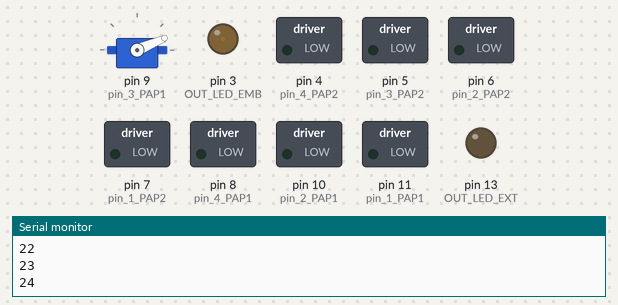
Bench run of a sketch on a simulated Arduino Uno, built with avr-gcc and run on an emulated ATmega328P. Shown: servo, switched loads named in the sketch (green lamp = pin HIGH), output pins drawn as LEDs (lit = HIGH), the last lines printed to the serial monitor.

Above: at 0.05 s.
At 0.8 s:
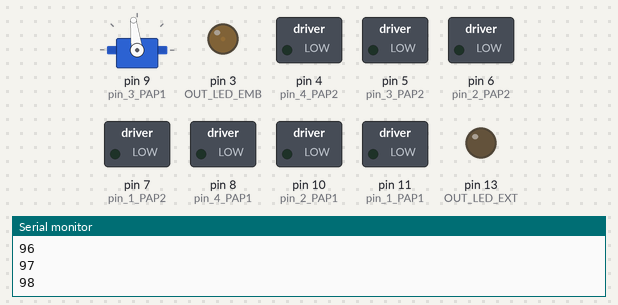
At 1.55 s:
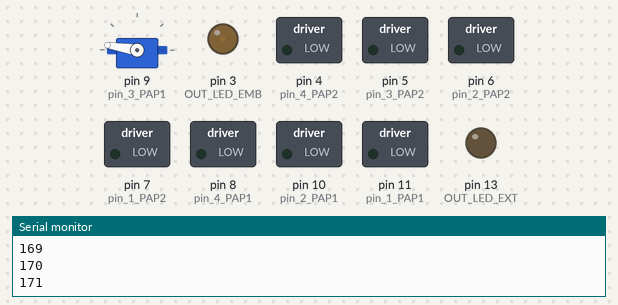
At 3.1 s:
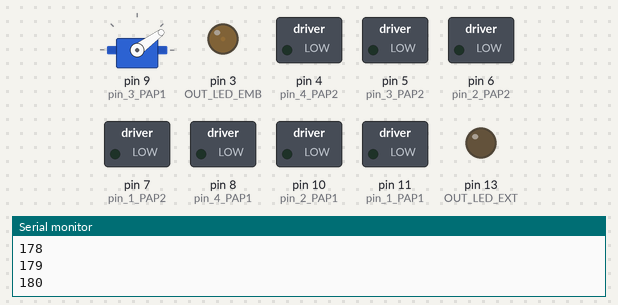
Timing chart, 0 to 7.5 s (numbered marks = the images above):
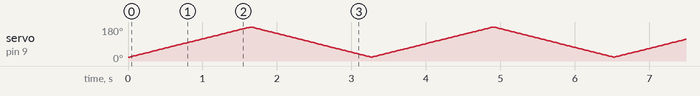

The sketch:

main.ino
```cpp
#include <string.h>
#include <Servo.h>
#include "COLOR.h"

#define CALIBRAR 0
#define CLASIFICAR 1

Servo servoMotor;

int wait = 5;
int btn_pin = 12;
int state = CALIBRAR;

String leeCadena;

int pin_1_PAP1 = 11;
int pin_2_PAP1 = 10;
int pin_3_PAP1 = 9;
int pin_4_PAP1 = 8;
int dato_rx_PAP1;
int numero_pasos_PAP1 = 0;
int valor_pp_PAP1;
int potenciometro_PAP1 = 0;
int valor_potenciometro_PAP1;

int pin_1_PAP2 = 7;
int pin_2_PAP2 = 6;
int pin_3_PAP2 = 5;
int pin_4_PAP2 = 4;
int dato_rx_PAP2;
int numero_pasos_PAP2 = 0;
int valor_pp_PAP2;
int potenciometro_PAP2 = 1;
int valor_potenciometro_PAP2;

void setup() {
  Serial.begin(9600);
  COLOR_init();

  pinMode(pin_1_PAP1, OUTPUT);    // Pin 11 conectar a IN4
  pinMode(pin_2_PAP1, OUTPUT);    // Pin 10 conectar a IN3
  pinMode(pin_3_PAP1, OUTPUT);     // Pin 9 conectar a IN2
  pinMode(pin_4_PAP1, OUTPUT);     // Pin 8 conectar a IN1

  pinMode(pin_1_PAP2, OUTPUT);    // Pin 7 conectar a IN4
  pinMode(pin_2_PAP2, OUTPUT);    // Pin 6 conectar a IN3
  pinMode(pin_3_PAP2, OUTPUT);     // Pin 5 conectar a IN2
  pinMode(pin_4_PAP2, OUTPUT);     // Pin 4 conectar a IN1

  pinMode(btn_pin, INPUT);

  servoMotor.attach(9);
  servoMotor.write(180);
}

void loop() {
//  actualizar_btn();
//  Serial. println(state);
//
//  if (state == CALIBRAR) {
//    valor_potenciometro_PAP2 = map(analogRead(potenciometro_PAP2), 0, 1023, 0, 360);
//
//    if (valor_potenciometro_PAP2 != dato_rx_PAP2) {
//      dato_rx_PAP2 = (valor_potenciometro_PAP2 * 1.4222222222);
//
//      while (dato_rx_PAP2 > numero_pasos_PAP2) {
//        paso_izq(pin_1_PAP2, pin_2_PAP2, pin_3_PAP2, pin_4_PAP2);
//        numero_pasos_PAP2 = numero_pasos_PAP2 + 1;
//      }
//
//      while (dato_rx_PAP2 < numero_pasos_PAP2) {
//        paso_der(pin_1_PAP2, pin_2_PAP2, pin_3_PAP2, pin_4_PAP2);
//        numero_pasos_PAP2 = numero_pasos_PAP2 - 1;
//      }
//
//      apagado(pin_1_PAP2, pin_2_PAP2, pin_3_PAP2, pin_4_PAP2);
//    }
//
//    delay(800);
//
//  } else if (state == CLASIFICAR) {
//    sum_90();
//    delay(1000);

    for (int i = 20; i <= 180; i++) {
      Serial.println(i);
      servoMotor.write(i);
      delay(10);
    }

    for (int i = 180 ; i > 20l
    ; i--) {
      servoMotor.write(i);
      delay(10);
    }

//    RGB_t c = COLOR_getRGB();
//    Serial.println (COLOR_getColorName());

//
//    while (Serial.available()) {
//      char c  = Serial.read();
//      leeCadena += c;
//    }
//
//    if (leeCadena.length()>0){
//      dato_rx_PAP1 = leeCadena.toInt();
//      Serial.print(dato_rx_PAP1);
//      Serial.println("Grados");
//      delay(wait);
//      dato_rx_PAP1 = (dato_rx_PAP1 * 1.4222222222);
//    }
//
//    while (dato_rx_PAP1 > numero_pasos_PAP1){
//      paso_izq(pin_1_PAP1, pin_2_PAP1, pin_3_PAP1, pin_4_PAP1);
//      numero_pasos_PAP1 = numero_pasos_PAP1 + 1;
//    }
//
//    while (dato_rx_PAP1 < numero_pasos_PAP1){
//      paso_der(pin_1_PAP1, pin_2_PAP1, pin_3_PAP1, pin_4_PAP1);
//      numero_pasos_PAP1 = numero_pasos_PAP1 - 1;
//    }
//
//    leeCadena = "";
//    apagado(pin_1_PAP1, pin_2_PAP1, pin_3_PAP1, pin_4_PAP1);
//  }
}

void actualizar_btn() {
  if (digitalRead(btn_pin) == HIGH && state == CALIBRAR) {
    state = CLASIFICAR;
  }
}

void sum_90() {
  dato_rx_PAP2 += 90;
  delay(wait);
  valor_pp_PAP2 = (dato_rx_PAP2 * 1.4222222222);

  while (valor_pp_PAP2 > numero_pasos_PAP2) {
    paso_izq(pin_1_PAP2, pin_2_PAP2, pin_3_PAP2, pin_4_PAP2);
    numero_pasos_PAP2 = numero_pasos_PAP2 + 1;
  }

  while (valor_pp_PAP2 < numero_pasos_PAP2) {
    paso_der(pin_1_PAP2, pin_2_PAP2, pin_3_PAP2, pin_4_PAP2);
    numero_pasos_PAP2 = numero_pasos_PAP2 - 1;
  }

  apagado(pin_1_PAP2, pin_2_PAP2, pin_3_PAP2, pin_4_PAP2);
}

void paso_der(int pin_1, int pin_2, int pin_3, int pin_4) {
  digitalWrite(pin_1, LOW);
  digitalWrite(pin_2, LOW);
  digitalWrite(pin_3, HIGH);
  digitalWrite(pin_4, HIGH);
  delay(wait);
  digitalWrite(pin_1, LOW);
  digitalWrite(pin_2, HIGH);
  digitalWrite(pin_3, HIGH);
  digitalWrite(pin_4, LOW);
  delay(wait);
  digitalWrite(pin_1, HIGH);
  digitalWrite(pin_2, HIGH);
  digitalWrite(pin_3, LOW);
  digitalWrite(pin_4, LOW);
  delay(wait);
  digitalWrite(pin_1, HIGH);
  digitalWrite(pin_2, LOW);
  digitalWrite(pin_3, LOW);
  digitalWrite(pin_4, HIGH);
  delay(wait);
}

void paso_izq(int pin_1, int pin_2, int pin_3, int pin_4) {
  digitalWrite(pin_1, HIGH);
  digitalWrite(pin_2, HIGH);
  digitalWrite(pin_3, LOW);
  digitalWrite(pin_4, LOW);
  delay(wait);
  digitalWrite(pin_1, LOW);
  digitalWrite(pin_2, HIGH);
  digitalWrite(pin_3, HIGH);
  digitalWrite(pin_4, LOW);
  delay(wait);
  digitalWrite(pin_1, LOW);
  digitalWrite(pin_2, LOW);
  digitalWrite(pin_3, HIGH);
  digitalWrite(pin_4, HIGH);
  delay(wait);
  digitalWrite(pin_1, HIGH);
  digitalWrite(pin_2, LOW);
  digitalWrite(pin_3, LOW);
  digitalWrite(pin_4, HIGH);
  delay(wait);
}

void apagado(int pin_1, int pin_2, int pin_3, int pin_4) {
  digitalWrite(pin_1, LOW);
  digitalWrite(pin_2, LOW);
  digitalWrite(pin_3, LOW);
  digitalWrite(pin_4, LOW);
}
```

COLOR.cpp
```cpp
#include "COLOR.h"
#include "Adafruit_TCS34725.h"
#include "ColorConverterLib.h"

Adafruit_TCS34725 colorSensor = Adafruit_TCS34725( TCS34725_INTEGRATIONTIME_50MS, TCS34725_GAIN_1X );

const int COLOR_HUE[] = { MAX_HUE_ROJO, MAX_HUE_NARANJA, MAX_HUE_AMARILLO, MAX_HUE_VERDE, MAX_HUE_AZUL,  MAX_HUE_VIOLETA, MAX_HUE_ROJO_2};
const int COLOR_ARRAY_LENGTH = sizeof (COLOR_HUE ) / sizeof (int );
// Es importante que Blanco, Negro y Gris sean los primeros tres! Si se desea modificar hay que cambiar los defines "INDEX_OF"
// Los colores deben estar en el mismo orden que están en COLOR_HUE
const char* COLOR_NAME[] = { "BLANCO", "NEGRO", "GRIS", "ROJO", "NARANJA", "AMARILLO", "VERDE", "AZUL", "VIOLETA", "ROJO"};

/* Es necesario llamar esta función en setup() para inicializar el sensor */
void COLOR_init( ){
      //configuración de inputs y outputs
    pinMode(OUT_LED_EMB, OUTPUT);
    pinMode(OUT_LED_EXT, OUTPUT);

    //leds inician apagados
    analogWrite(OUT_LED_EMB, LED_OFF);
    analogWrite(OUT_LED_EXT, LED_OFF);

    colorSensor.begin( );
}

/* Esta función es la más directa de usar. Simplemente entrega el nombre del color luego de observarlo*/
char * COLOR_getColorName(){
    RGB_t colorInRGB = COLOR_getRGB();
    HSL_t colorInHSL = COLOR_getHSLfromRGB( colorInRGB );
    int index = COLOR_getIndex( colorInHSL );
    return COLOR_getNameFromIndex(index);
}

/* Esta función devuelve un nombre amigable del color que se le pasa.
 Toma como entrada el índice del color dentro de COLOR_HUE[] */
char* COLOR_getNameFromIndex( int p_index ){
    if( p_index >= 0 && p_index < sizeof(COLOR_NAME) ) return COLOR_NAME[ p_index ];
    return "DESCONOCIDO";
}

/**
 * Esta función devulve el índice del array de tonos (COLOR_HUE)
 */
int COLOR_getIndex( HSL_t p_hsl ){
    // Si los parámetros caen dentro de la escala de grises
    if( p_hsl.luminosity >= LUMINOSITY_MIN_BLANCO && p_hsl.saturation < SATURATION_MAX_BLANCO ){
        return INDEX_OF_NAME_BLANCO;
    }
    if( p_hsl.luminosity < LUMINOSITY_MAX_NEGRO && p_hsl.saturation < SATURATION_MAX_NEGRO ){
        return INDEX_OF_NAME_NEGRO;
    }
    if( p_hsl.luminosity < LUMINOSITY_MAX_GRIS && p_hsl.saturation < SATURATION_MAX_GRIS ){
        return INDEX_OF_NAME_GRIS;
    }
    // Dependiendo del hue devuelve el color correspondiente del array de colores
    Serial.println(p_hsl.hue);
    for( int i = 0; i < COLOR_ARRAY_LENGTH; i++ ){
        if( p_hsl.hue <= COLOR_HUE[i] ){
            return i + INDEX_START_OF_COLORS;
        }
    }
    return UNKOWN_COLOR;
}

/**
   Transforma del modelo de color RGB al modelo HSL
 */
HSL_t COLOR_getHSLfromRGB( RGB_t p_rgb ){

    double hue;
    double saturation;
    double luminosity;
    ColorConverter::RgbToHsl(
                              static_cast < uint8_t > ( p_rgb.red ),
                              static_cast < uint8_t > ( p_rgb.green ),
                              static_cast < uint8_t > ( p_rgb.blue ),
                              hue, saturation, luminosity );

    HSL_t hsl;
    hsl.hue = hue * H_CONVERTER;
    hsl.saturation = saturation * LS_CONVERTER;
    hsl.luminosity = luminosity * LS_CONVERTER;

    return hsl;
}


/**
   Obtiene el color RGB del Sensor
 */
RGB_t COLOR_getRGB( ){

    uint16_t white;
    uint16_t red;
    uint16_t green;
    uint16_t blue;

    //Apagar el led de iluminacion integrado al sensor de color
    colorSensor.setInterrupt( false );
    analogWrite(OUT_LED_EMB, LED_EMB_ON);
    analogWrite(OUT_LED_EXT, LED_EXT_ON);

    // Toma al menos 60ms obtener un color
    delay( 60 );

    //Obtenemos los colores del sensor
    colorSensor.getRawData( &red, &green, &blue, &white );

    //Encender el led integrado al sensor de color
    colorSensor.setInterrupt( true );

    analogWrite(OUT_LED_EMB, LED_OFF);
    analogWrite(OUT_LED_EXT, LED_OFF);

    // Obtener Codigo RGB
    RGB_t rgb;
    rgb.red = ( ( ( float ) red / white ) ) * CHAR_MAX_VAL;
    rgb.green = ( ( ( float ) green / white ) ) * CHAR_MAX_VAL;
    rgb.blue = ( ( float ) blue / white ) * CHAR_MAX_VAL;
    Serial.print (String(rgb.red) + ", ");
    Serial.print(String(rgb.green)+ ", ");
    Serial.println(String(rgb.blue));
    return rgb;
}
```

COLOR.h
```cpp
#ifndef COLOR_H
#define COLOR_H

// pines donde están conectados los leds
#define OUT_LED_EMB 3 // led embebido en el sensor
#define OUT_LED_EXT 13 // led externo


// intensidad de los leds. 0 es apagado, 255 es la máxima intensidad.
#define LED_OFF 1
#define LED_EMB_ON 0
#define LED_EXT_ON 0


#define MAX_HUE_ROJO 14
#define MAX_HUE_NARANJA 30
#define MAX_HUE_AMARILLO 60
#define MAX_HUE_VERDE 150
#define MAX_HUE_AZUL 270
#define MAX_HUE_VIOLETA 355
#define MAX_HUE_ROJO_2 360

#define INDEX_OF_NAME_BLANCO 0
#define INDEX_OF_NAME_NEGRO 1
#define INDEX_OF_NAME_GRIS 2
#define INDEX_START_OF_COLORS 3

#define LUMINOSITY_MIN_BLANCO 31
#define LUMINOSITY_MAX_NEGRO LUMINOSITY_MIN_BLANCO
#define LUMINOSITY_MAX_GRIS LUMINOSITY_MAX_NEGRO
#define SATURATION_MAX_BLANCO 11
#define SATURATION_MAX_NEGRO 20
#define SATURATION_MAX_GRIS 15

#define H_CONVERTER 360.0
#define LS_CONVERTER 100.0

#define CHAR_MAX_VAL 255

#define UNKOWN_COLOR -1

/**
 * Estructura para almacenar la informacion RGB del color
 */
typedef struct{
    float red;
    float green;
    float blue;
} RGB_t;

/**
 * Estructura para almacenar la informacion HSL del color
 */
typedef struct{
    double hue;
    double saturation;
    double luminosity;
} HSL_t;


void COLOR_init( );
char * COLOR_getColorName();
char* COLOR_getNameFromIndex( int p_index );
int COLOR_getIndex( HSL_t p_hsl );
RGB_t COLOR_getRGB( );
HSL_t COLOR_getHSLfromRGB( RGB_t p_rgb );

#endif /* COLOR_H */
```

ColorConverterLib.cpp
```cpp
// (licence header left out)
#include "ColorConverterLib.h"

void ColorConverter::RgbToHsv(uint8_t red, uint8_t green, uint8_t blue, double& hue, double& saturation, double& value)
{
	auto rd = static_cast<double>(red) / 255;
	auto gd = static_cast<double>(green) / 255;
	auto bd = static_cast<double>(blue) / 255;
	auto max = threeway_max(rd, gd, bd), min = threeway_min(rd, gd, bd);

	value = max;

	auto d = max - min;
	saturation = max == 0 ? 0 : d / max;

	hue = 0;
	if (max != min)
	{
		if (max == rd)
		{
			hue = (gd - bd) / d + (gd < bd ? 6 : 0);
		}
		else if (max == gd)
		{
			hue = (bd - rd) / d + 2;
		}
		else if (max == bd)
		{
			hue = (rd - gd) / d + 4;
		}
		hue /= 6;
	}
}


void ColorConverter::RgbToHsl(uint8_t red, uint8_t green, uint8_t blue, double& hue, double& saturation, double& lighting)
{
	auto rd = static_cast<double>(red) / 255;
	auto gd = static_cast<double>(green) / 255;
	auto bd = static_cast<double>(blue) / 255;

	auto max = threeway_max(rd, gd, bd);
	auto min = threeway_min(rd, gd, bd);

	double h, s, l = (max + min) / 2;

	if (max == min)
	{
		h = s = 0; // achromatic
	}
	else
	{
		auto d = max - min;
		s = l > 0.5 ? d / (2 - max - min) : d / (max + min);
		if (max == rd)
		{
			h = (gd - bd) / d + (gd < bd ? 6 : 0);
		}
		else if (max == gd)
		{
			h = (bd - rd) / d + 2;
		}
		else if (max == bd)
		{
			h = (rd - gd) / d + 4;
		}
		h /= 6;
	}

	hue = h;
	saturation = s;
	lighting = l;
}

void ColorConverter::HsvToRgb(double hue, double saturation, double value, uint8_t& red, uint8_t& green, uint8_t& blue)
{
	double r, g, b;

	auto i = static_cast<int>(hue * 6);
	auto f = hue * 6 - i;
	auto p = value * (1 - saturation);
	auto q = value * (1 - f * saturation);
	auto t = value * (1 - (1 - f) * saturation);

	switch (i % 6)
	{
	case 0: r = value , g = t , b = p;
		break;
	case 1: r = q , g = value , b = p;
		break;
	case 2: r = p , g = value , b = t;
		break;
	case 3: r = p , g = q , b = value;
		break;
	case 4: r = t , g = p , b = value;
		break;
	case 5: r = value , g = p , b = q;
		break;
	}

	red = static_cast<uint8_t>(r * 255);
	green = static_cast<uint8_t>(g * 255);
	blue = static_cast<uint8_t>(b * 255);
}


void ColorConverter::HslToRgb(double hue, double saturation, double lightness, uint8_t& red, uint8_t& green, uint8_t& blue)
{
	double r, g, b;

	if (saturation == 0)
	{
		r = g = b = lightness; // achromatic
	}
	else
	{
		auto q = lightness < 0.5 ? lightness * (1 + saturation) : lightness + saturation - lightness * saturation;
		auto p = 2 * lightness - q;
		r = hue2rgb(p, q, hue + 1 / 3.0);
		g = hue2rgb(p, q, hue);
		b = hue2rgb(p, q, hue - 1 / 3.0);
	}

	red = static_cast<uint8_t>(r * 255);
	green = static_cast<uint8_t>(g * 255);
	blue = static_cast<uint8_t>(b * 255);
}

void ColorConverter::TemperatureToRgb(int kelvin, uint8_t& red, uint8_t& green, uint8_t& blue)
{
	auto temp = kelvin / 100;

	if (temp <= 66)
	{
		red = 255;
		green = 99.4708025861 * log(temp) - 161.1195681661;

		if (temp <= 19)
		{
			blue = 0;
		}
		else
		{
			blue = 138.5177312231 * log(temp - 10) - 305.0447927307;
		}
	}
	else
	{
		red = 329.698727446 * pow(temp - 60, -0.1332047592);
		green = 288.1221695283 * pow(temp - 60, -0.0755148492);
		blue = 255;
	}
}

void ColorConverter::HexToRgb(String hex, uint8_t& red, uint8_t& green, uint8_t& blue)
{
	long number;
	if(hex[0] == '#')  number = strtol(&hex[1], nullptr, 16);
	else number = strtol(&hex[0], nullptr, 16);
	red = number >> 16;
	green = number >> 8 & 0xFF;
	blue = number & 0xFF;
}

void ColorConverter::RgbToHex(uint8_t red, uint8_t green, uint8_t blue, String &hex)
{
	char hexArray[6] = { 0 };
	sprintf(hexArray, "%02X%02X%02X", red, green, blue);
	hex = hexArray;
}


double inline ColorConverter::threeway_max(double a, double b, double c)
{
	return max(a, max(b, c));
}

double inline ColorConverter::threeway_min(double a, double b, double c)
{
	return min(a, min(b, c));
}

double ColorConverter::hue2rgb(double p, double q, double t)
{
	if (t < 0) t += 1;
	if (t > 1) t -= 1;
	if (t < 1 / 6.0) return p + (q - p) * 6 * t;
	if (t < 1 / 2.0) return q;
	if (t < 2 / 3.0) return p + (q - p) * (2 / 3.0 - t) * 6;
	return p;
}
```

ColorConverterLib.h
```cpp
// (licence header left out)
#ifndef _COLOERCONVERTER_h
#define _COLOERCONVERTER_h

#if defined(ARDUINO) && ARDUINO >= 100
  #include "Arduino.h"
#else
  #include "WProgram.h"
#endif

class ColorConverter
{

public:
  static void RgbToHsv(uint8_t r, uint8_t g, uint8_t b, double &hue, double &saturation, double &value);

  static void RgbToHsl(uint8_t red, uint8_t green, uint8_t blue, double &hue, double &saturation, double &lighting);

  static void HsvToRgb(double hue, double saturation, double value, uint8_t & red, uint8_t & green, uint8_t & blue);

  static void HslToRgb(double hue, double saturation, double lightness, uint8_t &red, uint8_t &green, uint8_t &blue);

  static void TemperatureToRgb(int kelvin, uint8_t & red, uint8_t & green, uint8_t & blue);

  static void HexToRgb(String hex, uint8_t& r, uint8_t& g, uint8_t& b);

  static void RgbToHex(uint8_t r, uint8_t g, uint8_t b, String &hex);

private:
  static double threeway_max(double a, double b, double c);
  static double threeway_min(double a, double b, double c);
  static double hue2rgb(double p, double q, double t);
};
#endif
```
